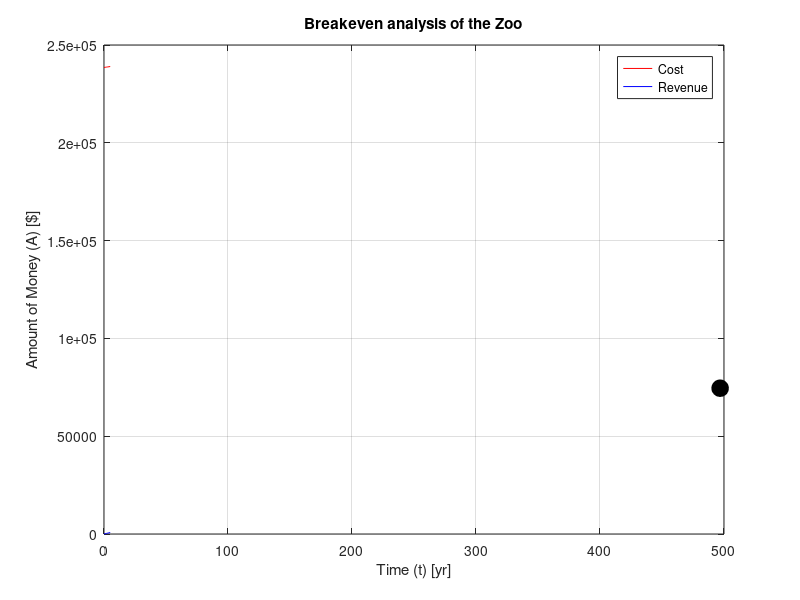
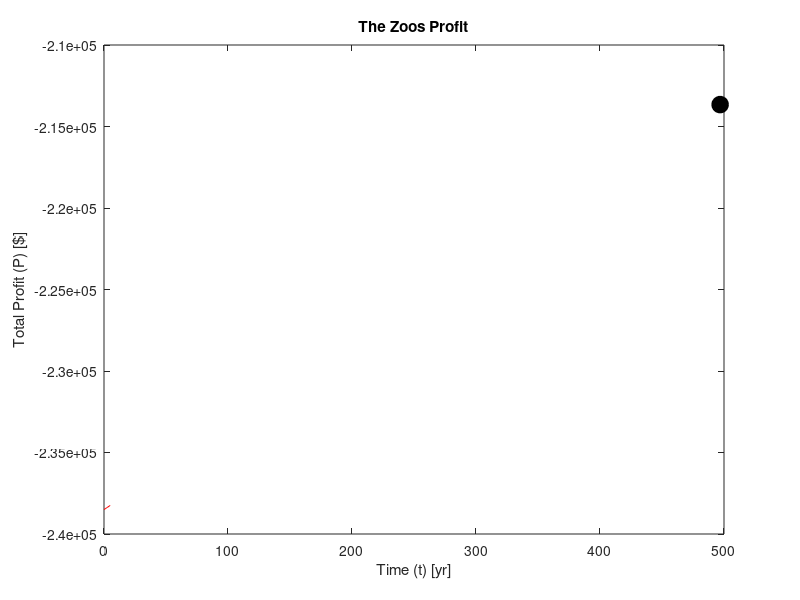

Write MATLAB code to recreate these figures, in order.


%{
    Group Project:
        Chavarria, Joanna Yamille
        Hogan-Bailey, Aman June
        Mier, Matthew A
        
    2208-ENGR-1250-002 // 12_MON_5 // 11/3/2020
    
Problem Statement:

    Perform a breakeven analysis on the different materials 
    and construction methods,and determine the expected return on investment.

Assumptions: 

    N/A

Equations:

y = mx+ b
Breakevenp point = {Revenue = Cost}
Cost = FixedCost + VariableCost * ( x )
V = SA * Thickness = L * L * L
Revenue = Aggregate input * ( x )


Variables:
    
Info = needed 3x7 cell array
Choice = choice the user makes
SA = Surface Area [ft^2]
Thickness = Thickness of material [in] >> [ft]
Volume = Volume of material [ft^3]

Material_C = Total Material cost [$]
Misc_C = Total Miscellanious cost [$]
Labor_C_C = Total Construction Labor Cost [$]
Fixed_C = Fixed Cost [$]

Energy_C = Energy cost per week [$/week]
Labor_O_C = Operational Labor cost per week [$/week]
Maint_C  = Maintenece cost per week [$/week
Land_C  = Landfill cost per week [$/week]
Weeks = Number of weeks the zoo will operate
Years = Years of analysis [yr]

Admission_P = Price of admission per person [$/person]
People_N = Number of people per week [#]
Donate_P = Expected donations per week [$/week]
Revenue = Revenue [$]
Variable_C = Variable Cost [$]

Cost_Equa = Total Cost with respect to x [$]
Cost_Equa_Years = total cost to operate given years [$]
Revenue_Equa = Total Revenu with respect to x[$]
Revenue_Equa_Years

Profit = Revenue - cost [$]
Breakeven_P = Revenue = Cost [$]
Onetime_D = Onetime_D = (Fixed_C/28[7 months]) + Variable_C -(Admission_P *
People_N) [$]

Cost_Equa_2 = The cost for only one year [$]

LT = The legend consiting of cost and revenue [-]

figure(2) = graph of profit

figure(1) = grpah of revenue and cost

%}

clear
clc
close all

%Defining 3x7 cell array
Info = {'Concrete' 16 30 96000 900 5 5; 
        'Wood' 23 53 115000 800 12 11; 
        'Adobe' 18 42 68000 600 6 5};
    
%Allowing user to choose material // storing intput into Choice
Choice = menu('Choose one of the following materials: ', Info{:,1});

    %Initializing fixed surface area
    SA = 3000; %[ft^2]

    %Converting thickness in [in] to [ft]
    Thickness = Info{Choice,2}/12; %[in] to [ft]

    %Computing volume [ft^3]
    Volume = SA * Thickness; %[ft^3]

    %Computing the total / Materials Cost [($/ft^3)*(ft^3)] = [$] /
    Material_C = Volume * Info{Choice, 3}; %[$]

    %Computing the cost of / Miscellaneous Construction Materials [$] /
    Misc_C = Info{Choice, 4}; %[$]

    %Computing the total / Labor Construction Cost [$] /
    Labor_C_C = Info{Choice, 5}*Info{Choice, 6}*Info{Choice, 7};

    %Computing the / Fixed cost [$] / or / Cost of Construction /
    Fixed_C = Misc_C + Material_C + Labor_C_C; %[$]

%Allowing user to input their costs (Variable Cost) //
    Energy_C = input('\nEnergy cost per week [$/week]: ');
    Labor_O_C = input('\nLabor cost per week [$/week]: ');
    Maint_C = input('\nMaintenece cost per week [$/week]: ');
    Land_C = input('\nLandfill cost per week [$/week]: ');
    
%Allowing user to input their time frame [#] & [yr]
    Weeks = input('\nNumber of weeks the zoo will operate per year: [#/yr] ');
    Years = input('\nNumber of years for analysis [#]: ');

%Allowing user to input their revenue
    Admission_P = input('\nPrice of admission per person [$/person]: ');
    People_N = input('\nNumber of people per week [#]: ');
    Donate_P = input('\nExpected amount of donations per week [$/week]: ');

%Initializing scope of analysis
Y = Years;
Years = [0:Years];

%Computing Revenue and Cost
    %Computing revenue per week [$/week] / Revenue = m = slope /
    Revenue = (Admission_P * People_N) + Donate_P; %[$/week] 

    %Computing variable cost per week [$] / Variable_C = m = slope /
    Variable_C = Energy_C + Labor_O_C + Maint_C + Land_C; %[$/week]

    %Computing Cost / y=mx+b / Years = x
    Cost_Equa = Variable_C * Weeks * (Years) + Fixed_C; %[$]

    %Computing Cost for each year [Vector]
    Cost_Equa_Years = (Variable_C *Weeks.*Years) + Fixed_C;

    %Computing Revenue / y=mx+b / Years = x
    Revenue_Equa = Revenue * Weeks * (Years); %[$]

    %Computing Revenue for each year [Vector]
    Revenue_Equa_Years = Revenue * Weeks.*Years;

    %Computing Profit / Revenue - Cost / [Vector]
    Profit = (Revenue * Weeks.*Years) - ((Variable_C *Weeks.*Years) + Fixed_C);

%Computing The breakeven point and Onetime Donation
    %Converting [weeks] to [years]
    Breakeven_P = (Fixed_C/(Revenue-Variable_C))/4.00000;
    
    %Computing Onetime donation after 7 months / rearranged equation /
    Onetime_D = (Fixed_C/28.00000) + Variable_C -(Admission_P * People_N); %[$]

%Graphing both equations
    %Graphing Cost v Time & Revenue v Time
    figure(1);
    %Converting breakeven point from [months] to [years]
    %plotting Revenue & Cost
    plot(Years,Cost_Equa, '-r',Years, Revenue_Equa, '-b', Breakeven_P/12.00000,  Revenue * Weeks*(Breakeven_P/12.00000), 'ko','MarkerSize',12, 'MarkerfaceColor','k')
    grid on

    %Labeling the x-axis
    xlabel('Time (t) [yr]');
    ylabel('Amount of Money (A) [$]');

    %Creating legend and title
    LT = {'Cost' 'Revenue'};
    legend(LT,'Location','Best');
    title('Breakeven analysis of the Zoo');

%Graphing Profit v Time & Breakeven point
    figure(2);
    plot(Years,Profit,'-r',Breakeven_P/12.000000,(Revenue * Weeks*(Breakeven_P/12.000000) - ((Variable_C *Weeks*(Breakeven_P/12.000000)) + Fixed_C)),'ko','MarkerSize',12,'MarkerFaceColor','k');
    xlabel('Time (t) [yr]');
    ylabel('Total Profit (P) [$]');
    title('The Zoos Profit');

%Initializing new cost that is only for 1 year
Cost_Equa_2 = (Variable_C)*Weeks + Fixed_C;

%printing first part of summary
fprintf('Material: %s\n\tOperating %.0f weeks per year will generate per year:',Info{Choice,1},Weeks)
fprintf('\n\t\tRevenue:\t$%.0f\n\t\tCost:\t\t$%.0f',Revenue*Weeks,Cost_Equa_2)
fprintf('\n\tThe breakeven time is %2.2f months',Breakeven_P)
fprintf('\n\tThe total profit after %2.0f years is $%.3e', Y, Profit(Y+1))
fprintf('\n\nIt will take a one-time donation of $%5.2f to breakeven in seven months',Onetime_D);










